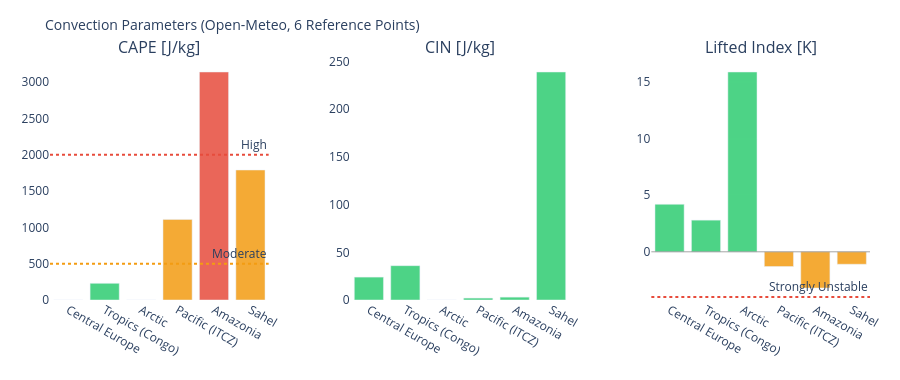

Notebook source saved alongside this figure:
### Markdown cell above
---
## 3. Visualizations

### Code cell
# ============================================================
# CAPE / CIN / LIFTED INDEX – Convection potential
# ============================================================

if not df_atm.empty:
    fig = make_subplots(
        rows=1, cols=3,
        subplot_titles=['CAPE [J/kg]', 'CIN [J/kg]', 'Lifted Index [K]'],
        horizontal_spacing=0.1
    )
    pts = df_atm['point'].tolist()
    pt_colors = ['#E85D24','#185FA5','#888780','#378ADD','#639922','#F2A623']

    # CAPE – höher = mehr Gewitterpotential
    cape_vals = df_atm['cape'].fillna(0).tolist()
    cape_colors = ['#e74c3c' if v > 2000 else '#f39c12' if v > 500 else '#2ecc71'
                   for v in cape_vals]
    fig.add_trace(go.Bar(x=pts, y=cape_vals, marker_color=cape_colors,
                         opacity=0.85, showlegend=False), row=1, col=1)
    fig.add_hline(y=2000, line_dash='dot', line_color='#e74c3c',
                  annotation_text='High', row=1, col=1)
    fig.add_hline(y=500,  line_dash='dot', line_color='#f39c12',
                  annotation_text='Moderate', row=1, col=1)

    # CIN – negativer = stärker gedeckelt (weniger Auslöse)
    cin_vals = df_atm['cin'].fillna(0).tolist()
    cin_colors = ['#e74c3c' if v < -200 else '#f39c12' if v < -50 else '#2ecc71'
                  for v in cin_vals]
    fig.add_trace(go.Bar(x=pts, y=cin_vals, marker_color=cin_colors,
                         opacity=0.85, showlegend=False), row=1, col=2)

    # Lifted Index – negativ = instabil
    li_vals = df_atm['li'].fillna(0).tolist()
    li_colors = ['#e74c3c' if v < -4 else '#f39c12' if v < 0 else '#2ecc71'
                 for v in li_vals]
    fig.add_trace(go.Bar(x=pts, y=li_vals, marker_color=li_colors,
                         opacity=0.85, showlegend=False), row=1, col=3)
    fig.add_hline(y=0, line_color='gray', line_width=0.7, row=1, col=3)
    fig.add_hline(y=-4, line_dash='dot', line_color='#e74c3c',
                  annotation_text='Strongly Unstable', row=1, col=3)

    fig.update_layout(
        title=dict(text='Convection Parameters (Open-Meteo, 6 Reference Points)', font=dict(size=14)),
        height=380, plot_bgcolor='rgba(0,0,0,0)', paper_bgcolor='rgba(0,0,0,0)',
        margin=dict(l=50, r=30, t=60, b=80)
    )
    fig.update_xaxes(tickangle=30)
    fig.show()

### Figure 1 — Plotly figure (JSON) as saved in the notebook; plotly's stock layout.template omitted (floating-point values rounded to 4 significant figures)
{"data": [{"marker": {"color": ["#2ecc71", "#2ecc71", "#2ecc71", "#f39c12", "#e74c3c", "#f39c12"]}, "opacity": 0.85, "showlegend": false, "type": "bar", "x": ["Central Europe", "Tropics (Congo)", "Arctic", "Pacific (ITCZ)", "Amazonia", "Sahel"], "xaxis": "x", "y": [0.0, 230.0, 0.0, 1110.0, 3140.0, 1790.0], "yaxis": "y"}, {"marker": {"color": ["#2ecc71", "#2ecc71", "#2ecc71", "#2ecc71", "#2ecc71", "#2ecc71"]}, "opacity": 0.85, "showlegend": false, "type": "bar", "x": ["Central Europe", "Tropics (Congo)", "Arctic", "Pacific (ITCZ)", "Amazonia", "Sahel"], "xaxis": "x2", "y": [24.0, 36.0, 0.0, 2.0, 3.0, 239.0], "yaxis": "y2"}, {"marker": {"color": ["#2ecc71", "#2ecc71", "#2ecc71", "#f39c12", "#f39c12", "#f39c12"]}, "opacity": 0.85, "showlegend": false, "type": "bar", "x": ["Central Europe", "Tropics (Congo)", "Arctic", "Pacific (ITCZ)", "Amazonia", "Sahel"], "xaxis": "x3", "y": [4.2, 2.8, 15.9, -1.3, -3.2, -1.1], "yaxis": "y3"}], "layout": {"annotations": [{"font": {"size": 16}, "showarrow": false, "text": "CAPE [J/kg]", "x": 0.1333, "xanchor": "center", "xref": "paper", "y": 1.0, "yanchor": "bottom", "yref": "paper"}, {"font": {"size": 16}, "showarrow": false, "text": "CIN [J/kg]", "x": 0.5, "xanchor": "center", "xref": "paper", "y": 1.0, "yanchor": "bottom", "yref": "paper"}, {"font": {"size": 16}, "showarrow": false, "text": "Lifted Index [K]", "x": 0.8667, "xanchor": "center", "xref": "paper", "y": 1.0, "yanchor": "bottom", "yref": "paper"}, {"showarrow": false, "text": "High", "x": 1, "xanchor": "right", "xref": "x domain", "y": 2000, "yanchor": "bottom", "yref": "y"}, {"showarrow": false, "text": "Moderate", "x": 1, "xanchor": "right", "xref": "x domain", "y": 500, "yanchor": "bottom", "yref": "y"}, {"showarrow": false, "text": "Strongly Unstable", "x": 1, "xanchor": "right", "xref": "x3 domain", "y": -4, "yanchor": "bottom", "yref": "y3"}], "height": 380, "margin": {"b": 80, "l": 50, "r": 30, "t": 60}, "paper_bgcolor": "rgba(0,0,0,0)", "plot_bgcolor": "rgba(0,0,0,0)", "shapes": [{"line": {"color": "#e74c3c", "dash": "dot"}, "type": "line", "x0": 0, "x1": 1, "xref": "x domain", "y0": 2000, "y1": 2000, "yref": "y"}, {"line": {"color": "#f39c12", "dash": "dot"}, "type": "line", "x0": 0, "x1": 1, "xref": "x domain", "y0": 500, "y1": 500, "yref": "y"}, {"line": {"color": "gray", "width": 0.7}, "type": "line", "x0": 0, "x1": 1, "xref": "x3 domain", "y0": 0, "y1": 0, "yref": "y3"}, {"line": {"color": "#e74c3c", "dash": "dot"}, "type": "line", "x0": 0, "x1": 1, "xref": "x3 domain", "y0": -4, "y1": -4, "yref": "y3"}], "title": {"font": {"size": 14}, "text": "Convection Parameters (Open-Meteo, 6 Reference Points)"}, "xaxis": {"anchor": "y", "domain": [0.0, 0.2667], "tickangle": 30}, "xaxis2": {"anchor": "y2", "domain": [0.3667, 0.6333], "tickangle": 30}, "xaxis3": {"anchor": "y3", "domain": [0.7333, 1.0], "tickangle": 30}, "yaxis": {"anchor": "x", "domain": [0.0, 1.0]}, "yaxis2": {"anchor": "x2", "domain": [0.0, 1.0]}, "yaxis3": {"anchor": "x3", "domain": [0.0, 1.0]}}}
